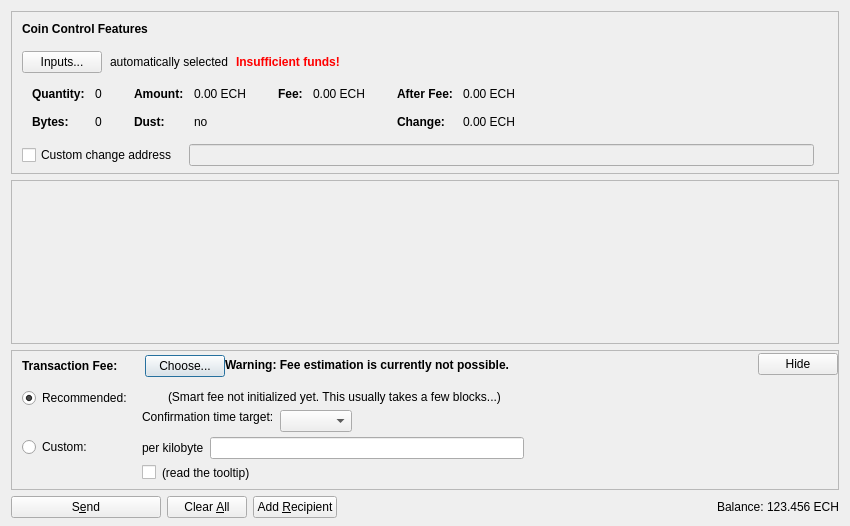
<?xml version="1.0" encoding="UTF-8"?>
<ui version="4.0">
 <class>SendCoinsDialog</class>
 <widget class="QDialog" name="SendCoinsDialog">
  <property name="geometry">
   <rect>
    <x>0</x>
    <y>0</y>
    <width>850</width>
    <height>526</height>
   </rect>
  </property>
  <property name="windowTitle">
   <string>Send Coins</string>
  </property>
  <layout class="QVBoxLayout" name="verticalLayout" stretch="0,1,0,0">
   <property name="bottomMargin">
    <number>8</number>
   </property>
   <item>
    <widget class="QFrame" name="frameCoinControl">
     <property name="sizePolicy">
      <sizepolicy hsizetype="Expanding" vsizetype="Expanding">
       <horstretch>0</horstretch>
       <verstretch>0</verstretch>
      </sizepolicy>
     </property>
     <property name="maximumSize">
      <size>
       <width>16777215</width>
       <height>16777215</height>
      </size>
     </property>
     <property name="frameShape">
      <enum>QFrame::StyledPanel</enum>
     </property>
     <property name="frameShadow">
      <enum>QFrame::Sunken</enum>
     </property>
     <layout class="QVBoxLayout" name="verticalLayoutCoinControl2">
      <property name="spacing">
       <number>0</number>
      </property>
      <property name="leftMargin">
       <number>0</number>
      </property>
      <property name="topMargin">
       <number>0</number>
      </property>
      <property name="rightMargin">
       <number>0</number>
      </property>
      <property name="bottomMargin">
       <number>6</number>
      </property>
      <item>
       <layout class="QVBoxLayout" name="verticalLayoutCoinControl" stretch="0,0,0,0,1">
        <property name="spacing">
         <number>0</number>
        </property>
        <property name="leftMargin">
         <number>10</number>
        </property>
        <property name="topMargin">
         <number>10</number>
        </property>
        <item>
         <layout class="QHBoxLayout" name="horizontalLayoutCoinControl1">
          <property name="bottomMargin">
           <number>15</number>
          </property>
          <item>
           <widget class="QLabel" name="labelCoinControlFeatures">
            <property name="sizePolicy">
             <sizepolicy hsizetype="Preferred" vsizetype="Maximum">
              <horstretch>0</horstretch>
              <verstretch>0</verstretch>
             </sizepolicy>
            </property>
            <property name="font">
             <font>
              <weight>75</weight>
              <bold>true</bold>
             </font>
            </property>
            <property name="styleSheet">
             <string notr="true">font-weight:bold;</string>
            </property>
            <property name="text">
             <string>Coin Control Features</string>
            </property>
           </widget>
          </item>
         </layout>
        </item>
        <item>
         <layout class="QHBoxLayout" name="horizontalLayoutCoinControl2" stretch="0,0,0,0">
          <property name="spacing">
           <number>8</number>
          </property>
          <property name="bottomMargin">
           <number>10</number>
          </property>
          <item>
           <widget class="QPushButton" name="pushButtonCoinControl">
            <property name="styleSheet">
             <string notr="true"/>
            </property>
            <property name="text">
             <string>Inputs...</string>
            </property>
            <property name="autoDefault">
             <bool>false</bool>
            </property>
           </widget>
          </item>
          <item>
           <widget class="QLabel" name="labelCoinControlAutomaticallySelected">
            <property name="text">
             <string>automatically selected</string>
            </property>
            <property name="margin">
             <number>5</number>
            </property>
           </widget>
          </item>
          <item>
           <widget class="QLabel" name="labelCoinControlInsuffFunds">
            <property name="font">
             <font>
              <weight>75</weight>
              <bold>true</bold>
             </font>
            </property>
            <property name="styleSheet">
             <string notr="true">color:red;font-weight:bold;</string>
            </property>
            <property name="text">
             <string>Insufficient funds!</string>
            </property>
            <property name="margin">
             <number>5</number>
            </property>
           </widget>
          </item>
          <item>
           <spacer name="horizontalSpacerCoinControl">
            <property name="orientation">
             <enum>Qt::Horizontal</enum>
            </property>
            <property name="sizeHint" stdset="0">
             <size>
              <width>40</width>
              <height>1</height>
             </size>
            </property>
           </spacer>
          </item>
         </layout>
        </item>
        <item>
         <widget class="QWidget" name="widgetCoinControl" native="true">
          <property name="sizePolicy">
           <sizepolicy hsizetype="Preferred" vsizetype="Preferred">
            <horstretch>0</horstretch>
            <verstretch>0</verstretch>
           </sizepolicy>
          </property>
          <property name="minimumSize">
           <size>
            <width>0</width>
            <height>0</height>
           </size>
          </property>
          <property name="styleSheet">
           <string notr="true"/>
          </property>
          <layout class="QHBoxLayout" name="horizontalLayoutCoinControl5">
           <property name="leftMargin">
            <number>0</number>
           </property>
           <property name="topMargin">
            <number>0</number>
           </property>
           <property name="rightMargin">
            <number>0</number>
           </property>
           <property name="bottomMargin">
            <number>0</number>
           </property>
           <item>
            <layout class="QHBoxLayout" name="horizontalLayoutCoinControl3" stretch="0,0,0,1">
             <property name="spacing">
              <number>20</number>
             </property>
             <property name="topMargin">
              <number>0</number>
             </property>
             <property name="bottomMargin">
              <number>10</number>
             </property>
             <item>
              <layout class="QFormLayout" name="formLayoutCoinControl1">
               <property name="horizontalSpacing">
                <number>10</number>
               </property>
               <property name="verticalSpacing">
                <number>14</number>
               </property>
               <property name="leftMargin">
                <number>10</number>
               </property>
               <property name="topMargin">
                <number>4</number>
               </property>
               <property name="rightMargin">
                <number>6</number>
               </property>
               <item row="0" column="0">
                <widget class="QLabel" name="labelCoinControlQuantityText">
                 <property name="font">
                  <font>
                   <weight>75</weight>
                   <bold>true</bold>
                  </font>
                 </property>
                 <property name="text">
                  <string>Quantity:</string>
                 </property>
                 <property name="margin">
                  <number>0</number>
                 </property>
                </widget>
               </item>
               <item row="0" column="1">
                <widget class="QLabel" name="labelCoinControlQuantity">
                 <property name="cursor">
                  <cursorShape>IBeamCursor</cursorShape>
                 </property>
                 <property name="contextMenuPolicy">
                  <enum>Qt::ActionsContextMenu</enum>
                 </property>
                 <property name="text">
                  <string notr="true">0</string>
                 </property>
                 <property name="margin">
                  <number>0</number>
                 </property>
                 <property name="textInteractionFlags">
                  <set>Qt::LinksAccessibleByMouse|Qt::TextSelectableByKeyboard|Qt::TextSelectableByMouse</set>
                 </property>
                </widget>
               </item>
               <item row="1" column="0">
                <widget class="QLabel" name="labelCoinControlBytesText">
                 <property name="font">
                  <font>
                   <weight>75</weight>
                   <bold>true</bold>
                  </font>
                 </property>
                 <property name="text">
                  <string>Bytes:</string>
                 </property>
                </widget>
               </item>
               <item row="1" column="1">
                <widget class="QLabel" name="labelCoinControlBytes">
                 <property name="cursor">
                  <cursorShape>IBeamCursor</cursorShape>
                 </property>
                 <property name="contextMenuPolicy">
                  <enum>Qt::ActionsContextMenu</enum>
                 </property>
                 <property name="text">
                  <string notr="true">0</string>
                 </property>
                 <property name="textInteractionFlags">
                  <set>Qt::LinksAccessibleByMouse|Qt::TextSelectableByKeyboard|Qt::TextSelectableByMouse</set>
                 </property>
                </widget>
               </item>
              </layout>
             </item>
             <item>
              <layout class="QFormLayout" name="formLayoutCoinControl2">
               <property name="horizontalSpacing">
                <number>10</number>
               </property>
               <property name="verticalSpacing">
                <number>14</number>
               </property>
               <property name="leftMargin">
                <number>6</number>
               </property>
               <property name="topMargin">
                <number>4</number>
               </property>
               <property name="rightMargin">
                <number>6</number>
               </property>
               <item row="0" column="0">
                <widget class="QLabel" name="labelCoinControlAmountText">
                 <property name="font">
                  <font>
                   <weight>75</weight>
                   <bold>true</bold>
                  </font>
                 </property>
                 <property name="text">
                  <string>Amount:</string>
                 </property>
                 <property name="margin">
                  <number>0</number>
                 </property>
                </widget>
               </item>
               <item row="0" column="1">
                <widget class="QLabel" name="labelCoinControlAmount">
                 <property name="cursor">
                  <cursorShape>IBeamCursor</cursorShape>
                 </property>
                 <property name="contextMenuPolicy">
                  <enum>Qt::ActionsContextMenu</enum>
                 </property>
                 <property name="text">
                  <string notr="true">0.00 ECH</string>
                 </property>
                 <property name="textInteractionFlags">
                  <set>Qt::LinksAccessibleByMouse|Qt::TextSelectableByKeyboard|Qt::TextSelectableByMouse</set>
                 </property>
                </widget>
               </item>
               <item row="1" column="0">
                <widget class="QLabel" name="labelCoinControlLowOutputText">
                 <property name="font">
                  <font>
                   <weight>75</weight>
                   <bold>true</bold>
                  </font>
                 </property>
                 <property name="text">
                  <string>Dust:</string>
                 </property>
                </widget>
               </item>
               <item row="1" column="1">
                <widget class="QLabel" name="labelCoinControlLowOutput">
                 <property name="cursor">
                  <cursorShape>IBeamCursor</cursorShape>
                 </property>
                 <property name="contextMenuPolicy">
                  <enum>Qt::ActionsContextMenu</enum>
                 </property>
                 <property name="text">
                  <string notr="true">no</string>
                 </property>
                 <property name="textInteractionFlags">
                  <set>Qt::LinksAccessibleByMouse|Qt::TextSelectableByKeyboard|Qt::TextSelectableByMouse</set>
                 </property>
                </widget>
               </item>
              </layout>
             </item>
             <item>
              <layout class="QFormLayout" name="formLayoutCoinControl3">
               <property name="horizontalSpacing">
                <number>10</number>
               </property>
               <property name="verticalSpacing">
                <number>14</number>
               </property>
               <property name="leftMargin">
                <number>6</number>
               </property>
               <property name="topMargin">
                <number>4</number>
               </property>
               <property name="rightMargin">
                <number>6</number>
               </property>
               <item row="0" column="0">
                <widget class="QLabel" name="labelCoinControlFeeText">
                 <property name="font">
                  <font>
                   <weight>75</weight>
                   <bold>true</bold>
                  </font>
                 </property>
                 <property name="text">
                  <string>Fee:</string>
                 </property>
                 <property name="margin">
                  <number>0</number>
                 </property>
                </widget>
               </item>
               <item row="0" column="1">
                <widget class="QLabel" name="labelCoinControlFee">
                 <property name="cursor">
                  <cursorShape>IBeamCursor</cursorShape>
                 </property>
                 <property name="contextMenuPolicy">
                  <enum>Qt::ActionsContextMenu</enum>
                 </property>
                 <property name="text">
                  <string notr="true">0.00 ECH</string>
                 </property>
                 <property name="textInteractionFlags">
                  <set>Qt::LinksAccessibleByMouse|Qt::TextSelectableByKeyboard|Qt::TextSelectableByMouse</set>
                 </property>
                </widget>
               </item>
              </layout>
             </item>
             <item>
              <layout class="QFormLayout" name="formLayoutCoinControl4">
               <property name="horizontalSpacing">
                <number>10</number>
               </property>
               <property name="verticalSpacing">
                <number>14</number>
               </property>
               <property name="leftMargin">
                <number>6</number>
               </property>
               <property name="topMargin">
                <number>4</number>
               </property>
               <property name="rightMargin">
                <number>6</number>
               </property>
               <item row="0" column="0">
                <widget class="QLabel" name="labelCoinControlAfterFeeText">
                 <property name="font">
                  <font>
                   <weight>75</weight>
                   <bold>true</bold>
                  </font>
                 </property>
                 <property name="text">
                  <string>After Fee:</string>
                 </property>
                 <property name="margin">
                  <number>0</number>
                 </property>
                </widget>
               </item>
               <item row="0" column="1">
                <widget class="QLabel" name="labelCoinControlAfterFee">
                 <property name="cursor">
                  <cursorShape>IBeamCursor</cursorShape>
                 </property>
                 <property name="contextMenuPolicy">
                  <enum>Qt::ActionsContextMenu</enum>
                 </property>
                 <property name="text">
                  <string notr="true">0.00 ECH</string>
                 </property>
                 <property name="textInteractionFlags">
                  <set>Qt::LinksAccessibleByMouse|Qt::TextSelectableByKeyboard|Qt::TextSelectableByMouse</set>
                 </property>
                </widget>
               </item>
               <item row="1" column="0">
                <widget class="QLabel" name="labelCoinControlChangeText">
                 <property name="font">
                  <font>
                   <weight>75</weight>
                   <bold>true</bold>
                  </font>
                 </property>
                 <property name="text">
                  <string>Change:</string>
                 </property>
                </widget>
               </item>
               <item row="1" column="1">
                <widget class="QLabel" name="labelCoinControlChange">
                 <property name="cursor">
                  <cursorShape>IBeamCursor</cursorShape>
                 </property>
                 <property name="contextMenuPolicy">
                  <enum>Qt::ActionsContextMenu</enum>
                 </property>
                 <property name="text">
                  <string notr="true">0.00 ECH</string>
                 </property>
                 <property name="textInteractionFlags">
                  <set>Qt::LinksAccessibleByMouse|Qt::TextSelectableByKeyboard|Qt::TextSelectableByMouse</set>
                 </property>
                </widget>
               </item>
              </layout>
             </item>
            </layout>
           </item>
          </layout>
         </widget>
        </item>
        <item>
         <layout class="QHBoxLayout" name="horizontalLayoutCoinControl4" stretch="0,0,0">
          <property name="spacing">
           <number>12</number>
          </property>
          <property name="sizeConstraint">
           <enum>QLayout::SetDefaultConstraint</enum>
          </property>
          <property name="topMargin">
           <number>5</number>
          </property>
          <property name="rightMargin">
           <number>5</number>
          </property>
          <item>
           <widget class="QCheckBox" name="checkBoxCoinControlChange">
            <property name="toolTip">
             <string>If this is activated, but the change address is empty or invalid, change will be sent to a newly generated address.</string>
            </property>
            <property name="text">
             <string>Custom change address</string>
            </property>
           </widget>
          </item>
          <item>
           <widget class="QValidatedLineEdit" name="lineEditCoinControlChange">
            <property name="enabled">
             <bool>false</bool>
            </property>
            <property name="sizePolicy">
             <sizepolicy hsizetype="Expanding" vsizetype="Fixed">
              <horstretch>0</horstretch>
              <verstretch>0</verstretch>
             </sizepolicy>
            </property>
           </widget>
          </item>
          <item>
           <widget class="QLabel" name="labelCoinControlChangeLabel">
            <property name="sizePolicy">
             <sizepolicy hsizetype="Preferred" vsizetype="Expanding">
              <horstretch>0</horstretch>
              <verstretch>0</verstretch>
             </sizepolicy>
            </property>
            <property name="minimumSize">
             <size>
              <width>0</width>
              <height>0</height>
             </size>
            </property>
            <property name="text">
             <string/>
            </property>
            <property name="margin">
             <number>3</number>
            </property>
           </widget>
          </item>
         </layout>
        </item>
        <item>
         <spacer name="verticalSpacerCoinControl">
          <property name="orientation">
           <enum>Qt::Vertical</enum>
          </property>
          <property name="sizeHint" stdset="0">
           <size>
            <width>800</width>
            <height>1</height>
           </size>
          </property>
         </spacer>
        </item>
       </layout>
      </item>
     </layout>
    </widget>
   </item>
   <item>
    <widget class="QScrollArea" name="scrollArea">
     <property name="widgetResizable">
      <bool>true</bool>
     </property>
     <widget class="QWidget" name="scrollAreaWidgetContents">
      <property name="geometry">
       <rect>
        <x>0</x>
        <y>0</y>
        <width>830</width>
        <height>104</height>
       </rect>
      </property>
      <layout class="QVBoxLayout" name="verticalLayout_2" stretch="0,1">
       <property name="leftMargin">
        <number>0</number>
       </property>
       <property name="topMargin">
        <number>0</number>
       </property>
       <property name="rightMargin">
        <number>0</number>
       </property>
       <property name="bottomMargin">
        <number>0</number>
       </property>
       <item>
        <layout class="QVBoxLayout" name="entries">
         <property name="spacing">
          <number>6</number>
         </property>
        </layout>
       </item>
       <item>
        <spacer name="verticalSpacer">
         <property name="orientation">
          <enum>Qt::Vertical</enum>
         </property>
         <property name="sizeHint" stdset="0">
          <size>
           <width>20</width>
           <height>40</height>
          </size>
         </property>
        </spacer>
       </item>
      </layout>
     </widget>
    </widget>
   </item>
   <item>
    <widget class="QFrame" name="frameFee">
     <property name="sizePolicy">
      <sizepolicy hsizetype="Expanding" vsizetype="Expanding">
       <horstretch>0</horstretch>
       <verstretch>0</verstretch>
      </sizepolicy>
     </property>
     <property name="maximumSize">
      <size>
       <width>16777215</width>
       <height>16777215</height>
      </size>
     </property>
     <property name="frameShape">
      <enum>QFrame::StyledPanel</enum>
     </property>
     <property name="frameShadow">
      <enum>QFrame::Sunken</enum>
     </property>
     <layout class="QVBoxLayout" name="verticalLayoutFee1">
      <property name="spacing">
       <number>0</number>
      </property>
      <property name="leftMargin">
       <number>0</number>
      </property>
      <property name="topMargin">
       <number>0</number>
      </property>
      <property name="rightMargin">
       <number>0</number>
      </property>
      <property name="bottomMargin">
       <number>0</number>
      </property>
      <item>
       <layout class="QVBoxLayout" name="verticalLayoutFee2" stretch="0,0,0">
        <property name="spacing">
         <number>0</number>
        </property>
        <property name="leftMargin">
         <number>10</number>
        </property>
        <property name="topMargin">
         <number>0</number>
        </property>
        <item>
         <layout class="QHBoxLayout" name="horizontalLayoutFee1">
          <property name="bottomMargin">
           <number>0</number>
          </property>
          <item>
           <layout class="QVBoxLayout" name="verticalLayoutFee7">
            <property name="spacing">
             <number>0</number>
            </property>
            <item>
             <spacer name="verticalSpacerSmartFee">
              <property name="orientation">
               <enum>Qt::Vertical</enum>
              </property>
              <property name="sizeType">
               <enum>QSizePolicy::Fixed</enum>
              </property>
              <property name="sizeHint" stdset="0">
               <size>
                <width>1</width>
                <height>4</height>
               </size>
              </property>
             </spacer>
            </item>
            <item>
             <layout class="QHBoxLayout" name="horizontalLayoutSmartFee">
              <property name="spacing">
               <number>10</number>
              </property>
              <item>
               <widget class="QLabel" name="labelFeeHeadline">
                <property name="sizePolicy">
                 <sizepolicy hsizetype="Preferred" vsizetype="Maximum">
                  <horstretch>0</horstretch>
                  <verstretch>0</verstretch>
                 </sizepolicy>
                </property>
                <property name="font">
                 <font>
                  <weight>75</weight>
                  <bold>true</bold>
                 </font>
                </property>
                <property name="styleSheet">
                 <string notr="true">font-weight:bold;</string>
                </property>
                <property name="text">
                 <string>Transaction Fee:</string>
                </property>
               </widget>
              </item>
              <item>
               <widget class="QLabel" name="labelFeeMinimized">
                <property name="text">
                 <string/>
                </property>
               </widget>
              </item>
              <item>
               <widget class="QPushButton" name="buttonChooseFee">
                <property name="text">
                 <string>Choose...</string>
                </property>
               </widget>
              </item>
             </layout>
            </item>
            <item>
             <spacer name="verticalSpacer_5">
              <property name="orientation">
               <enum>Qt::Vertical</enum>
              </property>
              <property name="sizeHint" stdset="0">
               <size>
                <width>1</width>
                <height>1</height>
               </size>
              </property>
             </spacer>
            </item>
           </layout>
          </item>
          <item>
           <widget class="QLabel" name="fallbackFeeWarningLabel">
            <property name="toolTip">
             <string>Using the fallbackfee can result in sending a transaction that will take several hours or days (or never) to confirm. Consider choosing your fee manually or wait until you have validated the complete chain.</string>
            </property>
            <property name="font">
            <font>
                <weight>75</weight>
                <bold>true</bold>
            </font>
            </property>
            <property name="text">
             <string>Warning: Fee estimation is currently not possible.</string>
            </property>
            <property name="wordWrap">
             <bool>false</bool>
            </property>
           </widget>
          </item>
          <item>
           <spacer name="horizontalSpacer_4">
            <property name="orientation">
             <enum>Qt::Horizontal</enum>
            </property>
            <property name="sizeType">
             <enum>QSizePolicy::MinimumExpanding</enum>
            </property>
            <property name="sizeHint" stdset="0">
             <size>
              <width>40</width>
              <height>20</height>
             </size>
            </property>
           </spacer>
          </item>
          <item>
           <widget class="QPushButton" name="buttonMinimizeFee">
            <property name="toolTip">
             <string>collapse fee-settings</string>
            </property>
            <property name="text">
             <string>Hide</string>
            </property>
           </widget>
          </item>
         </layout>
        </item>
        <item>
         <widget class="QFrame" name="frameFeeSelection">
          <layout class="QVBoxLayout" name="verticalLayoutFee12">
           <property name="spacing">
            <number>0</number>
           </property>
           <property name="leftMargin">
            <number>0</number>
           </property>
           <property name="topMargin">
            <number>0</number>
           </property>
           <property name="rightMargin">
            <number>0</number>
           </property>
           <property name="bottomMargin">
            <number>0</number>
           </property>
           <item>
            <layout class="QGridLayout" name="gridLayoutFee">
             <property name="topMargin">
              <number>10</number>
             </property>
             <property name="bottomMargin">
              <number>4</number>
             </property>
             <property name="horizontalSpacing">
              <number>10</number>
             </property>
             <property name="verticalSpacing">
              <number>4</number>
             </property>
             <item row="1" column="1">
              <layout class="QVBoxLayout" name="verticalLayoutFee8">
               <property name="spacing">
                <number>6</number>
               </property>
               <item>
                <layout class="QHBoxLayout" name="horizontalLayoutFee13">
                 <item>
                  <widget class="QLabel" name="labelCustomPerKilobyte">
                   <property name="toolTip">
                    <string>Specify a custom fee per kB (1,000 bytes) of the transaction's virtual size.

Note:  Since the fee is calculated on a per-byte basis, a fee of "100 satoshis per kB" for a transaction size of 500 bytes (half of 1 kB) would ultimately yield a fee of only 50 satoshis.</string>
                   </property>
                   <property name="text">
                    <string>per kilobyte</string>
                   </property>
                  </widget>
                 </item>
                 <item>
                  <widget class="BitcoinAmountField" name="customFee"/>
                 </item>
                 <item>
                  <spacer name="horizontalSpacer_6">
                   <property name="orientation">
                    <enum>Qt::Horizontal</enum>
                   </property>
                   <property name="sizeHint" stdset="0">
                    <size>
                     <width>1</width>
                     <height>1</height>
                    </size>
                   </property>
                  </spacer>
                 </item>
                </layout>
               </item>
               <item>
                <layout class="QHBoxLayout" name="horizontalLayoutFee8">
                 <item>
                  <widget class="QCheckBox" name="checkBoxMinimumFee">
                   <property name="toolTip">
                    <string>Paying only the minimum fee is just fine as long as there is less transaction volume than space in the blocks. But be aware that this can end up in a never confirming transaction once there is more demand for earthcoincash transactions than the network can process.</string>
                   </property>
                   <property name="text">
                    <string/>
                   </property>
                  </widget>
                 </item>
                 <item>
                  <widget class="QLabel" name="labelMinFeeWarning">
                   <property name="enabled">
                    <bool>true</bool>
                   </property>
                   <property name="toolTip">
                    <string>Paying only the minimum fee is just fine as long as there is less transaction volume than space in the blocks. But be aware that this can end up in a never confirming transaction once there is more demand for earthcoincash transactions than the network can process.</string>
                   </property>
                   <property name="text">
                    <string>(read the tooltip)</string>
                   </property>
                   <property name="margin">
                    <number>5</number>
                   </property>
                  </widget>
                 </item>
                 <item>
                  <spacer name="horizontalSpacer_2">
                   <property name="orientation">
                    <enum>Qt::Horizontal</enum>
                   </property>
                   <property name="sizeHint" stdset="0">
                    <size>
                     <width>1</width>
                     <height>1</height>
                    </size>
                   </property>
                  </spacer>
                 </item>
                </layout>
               </item>
              </layout>
             </item>
             <item row="0" column="0">
              <layout class="QVBoxLayout" name="verticalLayoutFee4" stretch="0,1">
               <item>
                <widget class="QRadioButton" name="radioSmartFee">
                 <property name="text">
                  <string>Recommended:</string>
                 </property>
                 <property name="checked">
                  <bool>true</bool>
                 </property>
                 <attribute name="buttonGroup">
                  <string notr="true">groupFee</string>
                 </attribute>
                </widget>
               </item>
               <item>
                <spacer name="verticalSpacer_2">
                 <property name="orientation">
                  <enum>Qt::Vertical</enum>
                 </property>
                 <property name="sizeHint" stdset="0">
                  <size>
                   <width>1</width>
                   <height>1</height>
                  </size>
                 </property>
                </spacer>
               </item>
              </layout>
             </item>
             <item row="1" column="0">
              <layout class="QVBoxLayout" name="verticalLayoutFee9" stretch="0,1">
               <item>
                <widget class="QRadioButton" name="radioCustomFee">
                 <property name="text">
                  <string>Custom:</string>
                 </property>
                 <attribute name="buttonGroup">
                  <string notr="true">groupFee</string>
                 </attribute>
                </widget>
               </item>
               <item>
                <spacer name="verticalSpacer_6">
                 <property name="orientation">
                  <enum>Qt::Vertical</enum>
                 </property>
                 <property name="sizeHint" stdset="0">
                  <size>
                   <width>1</width>
                   <height>1</height>
                  </size>
                 </property>
                </spacer>
               </item>
              </layout>
             </item>
             <item row="0" column="1">
              <layout class="QVBoxLayout" name="verticalLayoutFee3" stretch="0,0,1">
               <property name="spacing">
                <number>6</number>
               </property>
               <property name="topMargin">
                <number>2</number>
               </property>
               <item>
                <layout class="QHBoxLayout" name="horizontalLayoutFee12">
                 <item>
                  <widget class="QLabel" name="labelSmartFee">
                   <property name="text">
                    <string/>
                   </property>
                   <property name="margin">
                    <number>2</number>
                   </property>
                  </widget>
                 </item>
                 <item>
                  <widget class="QLabel" name="labelFeeEstimation">
                   <property name="text">
                    <string/>
                   </property>
                  </widget>
                 </item>
                 <item>
                  <widget class="QLabel" name="labelSmartFee2">
                   <property name="text">
                    <string>(Smart fee not initialized yet. This usually takes a few blocks...)</string>
                   </property>
                   <property name="margin">
                    <number>2</number>
                   </property>
                  </widget>
                 </item>
                 <item>
                  <spacer name="horizontalSpacer_5">
                   <property name="orientation">
                    <enum>Qt::Horizontal</enum>
                   </property>
                   <property name="sizeHint" stdset="0">
                    <size>
                     <width>1</width>
                     <height>1</height>
                    </size>
                   </property>
                  </spacer>
                 </item>
                </layout>
               </item>
               <item>
                <layout class="QHBoxLayout" name="horizontalLayoutFee9">
                 <item>
                  <layout class="QVBoxLayout" name="verticalLayoutFee6">
                   <item>
                    <widget class="QLabel" name="labelSmartFee3">
                     <property name="text">
                      <string>Confirmation time target:</string>
                     </property>
                     <property name="margin">
                      <number>2</number>
                     </property>
                    </widget>
                   </item>
                   <item>
                    <spacer name="verticalSpacer_3">
                     <property name="orientation">
                      <enum>Qt::Vertical</enum>
                     </property>
                     <property name="sizeHint" stdset="0">
                      <size>
                       <width>1</width>
                       <height>1</height>
                      </size>
                     </property>
                    </spacer>
                   </item>
                  </layout>
                 </item>
                 <item>
                  <layout class="QVBoxLayout" name="verticalLayoutFee5">
                   <property name="rightMargin">
                    <number>30</number>
                   </property>
                   <item>
                    <layout class="QHBoxLayout" name="horizontalLayoutConfTarget">
                     <property name="bottomMargin">
                      <number>0</number>
                     </property>
                     <item>
                      <widget class="QComboBox" name="confTargetSelector"/>
                     </item>
                     <item>
                      <spacer name="horizontalSpacerConfTarget">
                       <property name="orientation">
                        <enum>Qt::Horizontal</enum>
                       </property>
                       <property name="sizeHint" stdset="0">
                        <size>
                         <width>40</width>
                         <height>20</height>
                        </size>
                       </property>
                      </spacer>
                     </item>
                    </layout>
                   </item>
                  </layout>
                 </item>
                </layout>
               </item>
               <item>
                <spacer name="verticalSpacer_4">
                 <property name="orientation">
                  <enum>Qt::Vertical</enum>
                 </property>
                 <property name="sizeHint" stdset="0">
                  <size>
                   <width>1</width>
                   <height>1</height>
                  </size>
                 </property>
                </spacer>
               </item>
              </layout>
             </item>
            </layout>
           </item>
          </layout>
         </widget>
        </item>
        <item>
         <spacer name="verticalSpacerFee">
          <property name="orientation">
           <enum>Qt::Vertical</enum>
          </property>
          <property name="sizeHint" stdset="0">
           <size>
            <width>40</width>
            <height>5</height>
           </size>
          </property>
         </spacer>
        </item>
       </layout>
      </item>
     </layout>
    </widget>
   </item>
   <item>
    <layout class="QHBoxLayout" name="horizontalLayout">
     <item>
      <widget class="QPushButton" name="sendButton">
       <property name="minimumSize">
        <size>
         <width>150</width>
         <height>0</height>
        </size>
       </property>
       <property name="toolTip">
        <string>Confirm the send action</string>
       </property>
       <property name="text">
        <string>S&amp;end</string>
       </property>
       <property name="icon">
        <iconset resource="../bitcoin.qrc">
         <normaloff>:/icons/send</normaloff>:/icons/send</iconset>
       </property>
       <property name="autoDefault">
        <bool>false</bool>
       </property>
       <property name="default">
        <bool>false</bool>
       </property>
      </widget>
     </item>
     <item>
      <widget class="QPushButton" name="clearButton">
       <property name="sizePolicy">
        <sizepolicy hsizetype="Minimum" vsizetype="Fixed">
         <horstretch>0</horstretch>
         <verstretch>0</verstretch>
        </sizepolicy>
       </property>
       <property name="toolTip">
        <string>Clear all fields of the form.</string>
       </property>
       <property name="text">
        <string>Clear &amp;All</string>
       </property>
       <property name="icon">
        <iconset resource="../bitcoin.qrc">
         <normaloff>:/icons/remove</normaloff>:/icons/remove</iconset>
       </property>
       <property name="autoDefault">
        <bool>false</bool>
       </property>
      </widget>
     </item>
     <item>
      <widget class="QPushButton" name="addButton">
       <property name="toolTip">
        <string>Send to multiple recipients at once</string>
       </property>
       <property name="text">
        <string>Add &amp;Recipient</string>
       </property>
       <property name="icon">
        <iconset resource="../bitcoin.qrc">
         <normaloff>:/icons/add</normaloff>:/icons/add</iconset>
       </property>
       <property name="autoDefault">
        <bool>false</bool>
       </property>
      </widget>
     </item>
     <item>
      <spacer name="horizontalSpacer">
       <property name="orientation">
        <enum>Qt::Horizontal</enum>
       </property>
       <property name="sizeHint" stdset="0">
        <size>
         <width>40</width>
         <height>20</height>
        </size>
       </property>
      </spacer>
     </item>
     <item>
      <layout class="QHBoxLayout" name="horizontalLayout_2">
       <property name="spacing">
        <number>3</number>
       </property>
       <item>
        <widget class="QLabel" name="label">
         <property name="sizePolicy">
          <sizepolicy hsizetype="Preferred" vsizetype="Fixed">
           <horstretch>0</horstretch>
           <verstretch>0</verstretch>
          </sizepolicy>
         </property>
         <property name="text">
          <string>Balance:</string>
         </property>
        </widget>
       </item>
       <item>
        <widget class="QLabel" name="labelBalance">
         <property name="sizePolicy">
          <sizepolicy hsizetype="Preferred" vsizetype="Fixed">
           <horstretch>0</horstretch>
           <verstretch>0</verstretch>
          </sizepolicy>
         </property>
         <property name="cursor">
          <cursorShape>IBeamCursor</cursorShape>
         </property>
         <property name="text">
          <string notr="true">123.456 ECH</string>
         </property>
         <property name="textInteractionFlags">
          <set>Qt::LinksAccessibleByMouse|Qt::TextSelectableByKeyboard|Qt::TextSelectableByMouse</set>
         </property>
        </widget>
       </item>
      </layout>
     </item>
    </layout>
   </item>
  </layout>
 </widget>
 <customwidgets>
  <customwidget>
   <class>QValidatedLineEdit</class>
   <extends>QLineEdit</extends>
   <header>qt/qvalidatedlineedit.h</header>
  </customwidget>
  <customwidget>
   <class>BitcoinAmountField</class>
   <extends>QLineEdit</extends>
   <header>qt/bitcoinamountfield.h</header>
   <container>1</container>
  </customwidget>
 </customwidgets>
 <resources>
  <include location="../bitcoin.qrc"/>
 </resources>
 <connections/>
 <buttongroups>
  <buttongroup name="groupFee"/>
 </buttongroups>
</ui>
